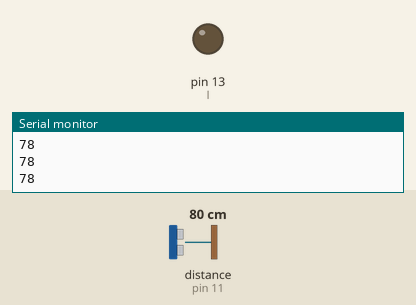
This sketch was run on a simulated Arduino Uno, built with avr-gcc and run on an emulated ATmega328P. On the bench: output pins drawn as LEDs (lit = HIGH), the last lines printed to the serial monitor. Wiring (inferred from the names in the program): ultrasonic range finder: trigger pin 10; echo pin 11. Inputs (shaded band) come from the test bench; at power-on: distance to the obstacle (sensor on pin 11) 80 cm. The echo pulse lasts 58.3 µs per cm; pins used as bus, display or sensor lines are not drawn.

Above: at 1.2 s.
1.3 s: distance to the obstacle (sensor on pin 11) set to 34 cm
2.8 s: distance to the obstacle (sensor on pin 11) set to 29 cm
At 3.9 s:
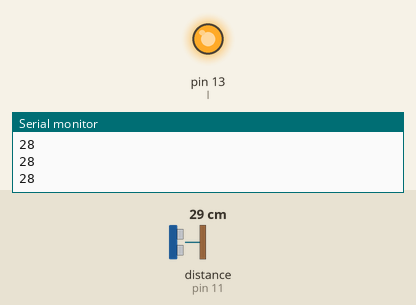
4.3 s: distance to the obstacle (sensor on pin 11) set to 35 cm
At 5.1 s:
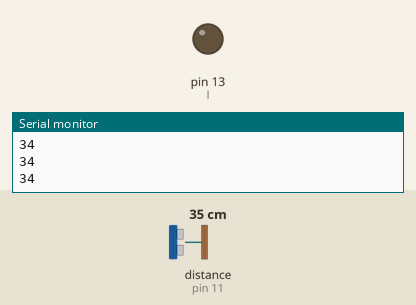
5.8 s: distance to the obstacle (sensor on pin 11) set to 2 cm
At 6.2 s:
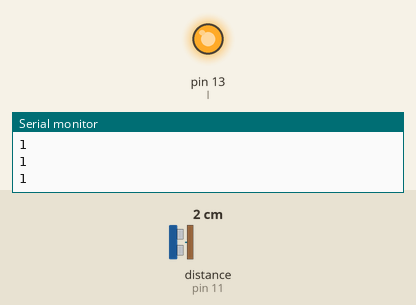
Timing chart, 0 to 8.3 s (numbered marks = the images above; inputs shaded):
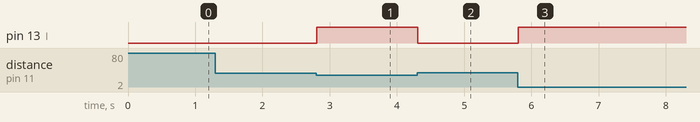

The sketch:

ULTRASONIC.ino
```cpp
int t=10;
int e=11;
int l=13;


long duration;
int distance;
int safetyDistance;
void setup() {
  // put your setup code here, to run once:

  pinMode(l,OUTPUT);
  pinMode(t,OUTPUT);
  pinMode(e,INPUT);
   Serial.begin(9600);
}

void loop() {

  digitalWrite(t,LOW);
  delayMicroseconds(2);
 digitalWrite(t,HIGH);
 delayMicroseconds(10);
 digitalWrite(t,LOW);


 duration=pulseIn(e,HIGH);
 distance=duration*0.034/2;
 Serial.println(distance);

 safetyDistance=distance;
 if(safetyDistance<=30){
  digitalWrite(l,HIGH);
  }
  else{
    digitalWrite(l,LOW);
    }


}
```

Measured:
- the behaviour switches between 32 and 31 cm on distance to the obstacle (sensor on pin 11) (found by bisection; images 0 and 1)
- after the input at 2.8 s, pin 13 (l): LOW → HIGH at once
- after the input at 4.3 s, pin 13 (l): HIGH → LOW at once
- after the input at 5.8 s, pin 13 (l): LOW → HIGH at once
